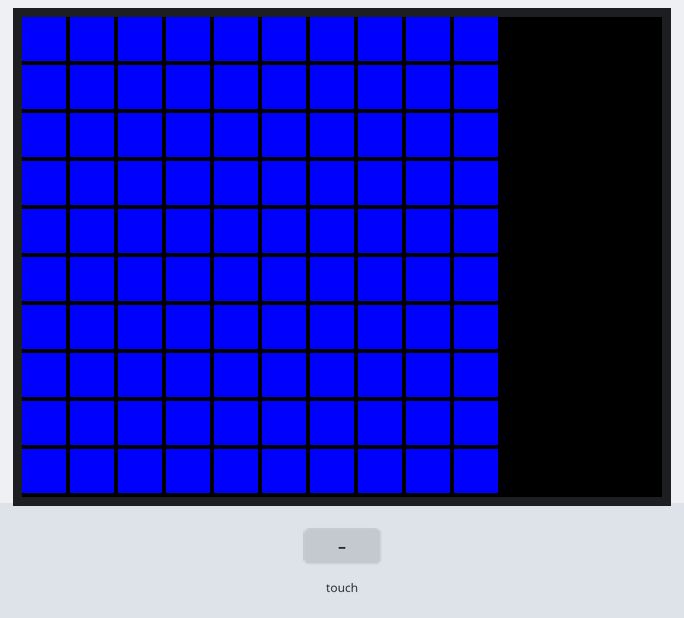
A sketch run on a simulated Arduino Uno, built with avr-gcc and run on an emulated ATmega328P. On the bench: 320×240 colour display. The test bench sets the inputs (shaded band). Random numbers use the default seed unless the sketch sets one; what the sketch prints to the serial monitor is not drawn.

Above: at 1.6 s.
1.7 s: touch panel pressed at 13 % / 10 % of its raw x / y range
At 2.3 s:
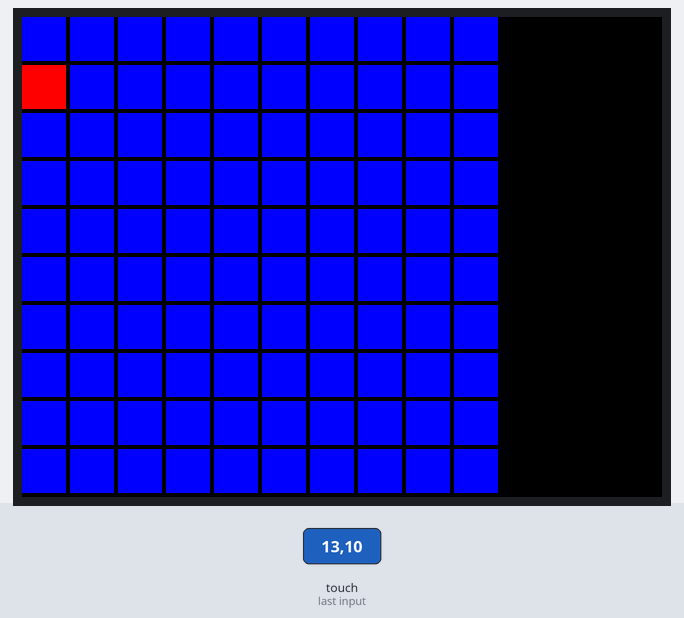
3.2 s: touch panel pressed at 38 % / 10 % of its raw x / y range
At 4.7 s:
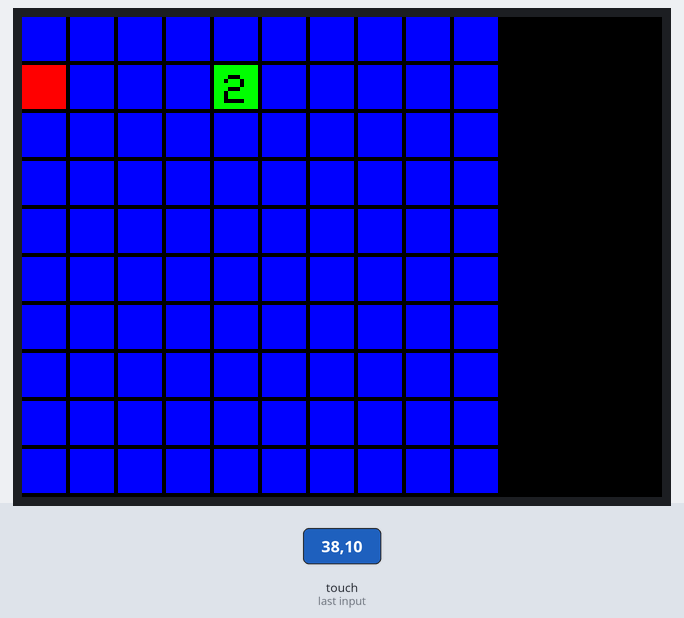
Timing chart, 0 to 6.2 s (numbered marks = the images above; inputs shaded):
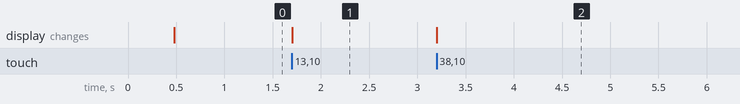

Measured:
- after the input at 1.7 s, the display: changes at once (image 1)
- after the input at 3.2 s, the display: changes at once (image 2)

The sketch:

Minesweeper.ino
```cpp
// Modified for SPFD5408 Library by Joao Lopes
 #include <SPFD5408_Adafruit_GFX.h>  // Core graphics library
 #include <SPFD5408_Adafruit_TFTLCD.h> // Hardware-specific library
 #include <SPFD5408_TouchScreen.h>
 #include <time.h>
 #include <avr/eeprom.h>
 // Pin assignments for the TFT touch screen
 #define YP  A1
 #define XM  A2
 #define YM  7
 #define XP  6
 // Calibrated values for the TFT touch screen
 #define TS_MINX  178
 #define TS_MINY  75
 #define TS_MAXX  931
 #define TS_MAXY  895
 // Instantiate the ts object
 TouchScreen ts = TouchScreen(XP, YP, XM, YM, 300);
 #define LCD_RD  A0
 #define LCD_WR  A1
 #define LCD_CD  A2
 #define LCD_CS  A3
 #define LCD_RESET A4
 // Instantiate the tft object
 Adafruit_TFTLCD tft(LCD_CS, LCD_CD, LCD_WR, LCD_RD, LCD_RESET);
 // Assign human-readable names to some common 16-bit color values:
 #define BLACK  0x0000
 #define BLUE  0x001F
 #define RED   0xF800
 #define GREEN  0x07E0
 #define CYAN  0x07FF
 #define MAGENTA 0xF81F
 #define YELLOW 0xFFE0
 #define WHITE  0xFFFF
 #define BOXSIZE   40
 #define PENRADIUS  3
 #define MINPRESSURE 10
 #define MAXPRESSURE 1000
 #define NR_MINES 20


int select[10][10] = {0, 0, 0, 0, 0, 0, 0, 0, 0, 0,
                      0, 0, 0, 0, 0, 0, 0, 0, 0, 0,
                      0, 0, 0, 0, 0, 0, 0, 0, 0, 0,
                      0, 0, 0, 0, 0, 0, 0, 0, 0, 0,
                      0, 0, 0, 0, 0, 0, 0, 0, 0, 0,
                      0, 0, 0, 0, 0, 0, 0, 0, 0, 0,
                      0, 0, 0, 0, 0, 0, 0, 0, 0, 0,
                      0, 0, 0, 0, 0, 0, 0, 0, 0, 0,
                      0, 0, 0, 0, 0, 0, 0, 0, 0, 0,
                      0, 0, 0, 0, 0, 0, 0, 0, 0, 0};

int mines[10][10] =  {0, 0, 0, 0, 0, 0, 0, 0, 0, 0,
                      0, 0, 0, 0, 0, 0, 0, 0, 0, 0,
                      0, 0, 0, 0, 0, 0, 0, 0, 0, 0,
                      0, 0, 0, 0, 0, 0, 0, 0, 0, 0,
                      0, 0, 0, 0, 0, 0, 0, 0, 0, 0,
                      0, 0, 0, 0, 0, 0, 0, 0, 0, 0,
                      0, 0, 0, 0, 0, 0, 0, 0, 0, 0,
                      0, 0, 0, 0, 0, 0, 0, 0, 0, 0,
                      0, 0, 0, 0, 0, 0, 0, 0, 0, 0,
                      0, 0, 0, 0, 0, 0, 0, 0, 0, 0};


int numbers[10][10] =  {0, 0, 0, 0, 0, 0, 0, 0, 0, 0,
                        0, 0, 0, 0, 0, 0, 0, 0, 0, 0,
                        0, 0, 0, 0, 0, 0, 0, 0, 0, 0,
                        0, 0, 0, 0, 0, 0, 0, 0, 0, 0,
                        0, 0, 0, 0, 0, 0, 0, 0, 0, 0,
                        0, 0, 0, 0, 0, 0, 0, 0, 0, 0,
                        0, 0, 0, 0, 0, 0, 0, 0, 0, 0,
                        0, 0, 0, 0, 0, 0, 0, 0, 0, 0,
                        0, 0, 0, 0, 0, 0, 0, 0, 0, 0,
                        0, 0, 0, 0, 0, 0, 0, 0, 0, 0};

int i = 0;
int j = 0;
int mines_nr = 0;
long randomNumber;

int cell;


 void setup() {
  Serial.begin(9600);
//  srand(generateRandomSeed());
  tft.reset();
  tft.begin(0x9341);
  tft.setRotation(1);
  tft.fillScreen(BLACK);
  layMines();
  getNumbers();
  randomNumber = rand();
//  uint32_t rando = generateRandomSeed();
  Serial.print("Rand =");
  Serial.print("\n");
  Serial.print(randomNumber);
  Serial.print("\n");


  for (i = 0; i < 240; i += 24) {
    for (j = 0; j < 240; j += 24) {
      tft.fillRect(i, j, 22, 22, BLUE);
    }
  }
 }

uint32_t generateRandomSeed()
{
  uint8_t  seedBitValue  = 0;
  uint8_t  seedByteValue = 0;
  uint32_t seedWordValue = 0;

  for (uint8_t wordShift = 0; wordShift < 4; wordShift++)     // 4 bytes in a 32 bit word
  {
    for (uint8_t byteShift = 0; byteShift < 8; byteShift++)   // 8 bits in a byte
    {
      for (uint8_t bitSum = 0; bitSum <= 8; bitSum++)         // 8 samples of analog pin
      {
        seedBitValue = seedBitValue + (analogRead(11) & 0x01);                // Flip the coin eight times, adding the results together
      }
      delay(1);                                                                    // Delay a single millisecond to allow the pin to fluctuate
      seedByteValue = seedByteValue | ((seedBitValue & 0x01) << byteShift);        // Build a stack of eight flipped coins
      seedBitValue = 0;                                                            // Clear out the previous coin value
    }
    seedWordValue = seedWordValue | (uint32_t)seedByteValue << (8 * wordShift);    // Build a stack of four sets of 8 coins (shifting right creates a larger number so cast to 32bit)
    seedByteValue = 0;                                                             // Clear out the previous stack value
  }
  return (seedWordValue);

}

void layMines() {
  do {
    do {
      i = rand()%10;
      j = rand()%10;
   }
    while(mines[i][j] != 0);
    mines[i][j] = 1;
    mines_nr++;
   }
   while(mines_nr < NR_MINES+1);

   Serial.print("Mines");
   Serial.print("\n");
   for (i = 0; i < 10; i++) {
    for (j = 0; j < 10; j++) {
      Serial.print(mines[i][j]);
    }
    Serial.print("\n");
   }
}

void setNonCorner(int x, int y) {
  if(!mines[x-1][y-1])
    numbers[x-1][y-1]++;
  if(!mines[x][y-1])
    numbers[x][y-1]++;
  if(!mines[x+1][y-1])
    numbers[x+1][y-1]++;
  if(!mines[x-1][y])
    numbers[x-1][y]++;
  if(!mines[x+1][y])
    numbers[x+1][y]++;
  if(!mines[x-1][y+1])
    numbers[x-1][y+1]++;
  if(!mines[x][y+1])
    numbers[x][y+1]++;
  if(!mines[x+1][y+1])
    numbers[x+1][y+1]++;
}

//void setNonCorner(int x, int y) {
////  if(!mines[x-1][y-1])
//    numbers[x-1][y-1]++;
////  if(!mines[x][y-1])
//    numbers[x][y-1]++;
////  if(!mines[x+1][y-1])
//    numbers[x+1][y-1]++;
////  if(!mines[x-1][y])
//    numbers[x-1][y]++;
////  if(!mines[x+1][y])
//    numbers[x+1][y]++;
////  if(!mines[x-1][y+1])
//    numbers[x-1][y+1]++;
////  if(!mines[x][y+1])
//    numbers[x][y+1]++;
////  if(!mines[x+1][y+1])
//    numbers[x+1][y+1]++;
//}

void setTop(int x) {
  if(!mines[x-1][0])
    numbers[x-1][0]++;
  if(!mines[x+1][0])
    numbers[x+1][0]++;
  if(!mines[x-1][1])
    numbers[x-1][1]++;
  if(!mines[x][1])
    numbers[x][1]++;
  if(!mines[x+1][1])
    numbers[x+1][1]++;
}

//void setTop(int x) {
////  if(!mines[x-1][0])
//    numbers[x-1][0]++;
////  if(!mines[x+1][0])
//    numbers[x+1][0]++;
////  if(!mines[x-1][1])
//    numbers[x-1][1]++;
////  if(!mines[x][1])
//    numbers[x][1]++;
////  if(!mines[x+1][1])
//    numbers[x+1][1]++;
//}

void setBot(int x) {
  if(!mines[x-1][9])
    numbers[x-1][9]++;
  if(!mines[x+1][9])
    numbers[x+1][9]++;
  if(!mines[x-1][8])
    numbers[x-1][8]++;
  if(!mines[x][8])
    numbers[x][8]++;
  if(!mines[x+1][8])
    numbers[x+1][8]++;
}

//void setBot(int x) {
////  if(!mines[x-1][9])
//    numbers[x-1][9]++;
////  if(!mines[x+1][9])
//    numbers[x+1][9]++;
////  if(!mines[x-1][8])
//    numbers[x-1][8]++;
////  if(!mines[x][8])
//    numbers[x][8]++;
////  if(!mines[x+1][8])
//    numbers[x+1][8]++;
//}

void setLeft(int y) {
  if(!mines[0][y-1])
    numbers[0][y-1]++;
  if(!mines[1][y-1])
    numbers[1][y-1]++;
  if(!mines[1][y])
    numbers[1][y]++;
  if(!mines[0][y+1])
    numbers[0][y+1]++;
  if(!mines[1][y+1])
    numbers[1][y+1]++;
}

//void setLeft(int y) {
////  if(!mines[0][y-1])
//    numbers[0][y-1]++;
////  if(!mines[1][y-1])
//    numbers[1][y-1]++;
////  if(!mines[1][y])
//    numbers[1][y]++;
////  if(!mines[0][y+1])
//    numbers[0][y+1]++;
////  if(!mines[1][y+1])
//    numbers[1][y+1]++;
//}

void setRight(int y) {
  if(!mines[9][y-1])
    numbers[9][y-1]++;
  if(!mines[8][y-1])
    numbers[8][y-1]++;
  if(!mines[8][y])
    numbers[8][y]++;
  if(!mines[8][y-1])
    numbers[8][y-1]++;
  if(!mines[9][y-1])
    numbers[9][y-1]++;
}

//void setRight(int y) {
////  if(!mines[9][y-1])
//    numbers[9][y-1]++;
////  if(!mines[8][y-1])
//    numbers[8][y-1]++;
////  if(!mines[8][y])
//    numbers[8][y]++;
////  if(!mines[8][y-1])
//    numbers[8][y-1]++;
////  if(!mines[9][y-1])
//    numbers[9][y-1]++;
//}


void getNumbers() {
  for (i = 1; i < 9; i++) {
    for (j = 1; j < 9; j++) {
      if (mines[i][j])
        setNonCorner(i, j);
    }
  }

  for (i = 1; i < 9; i++) {
    if (mines[i][0]) {
      setTop(i);
    }
    if (mines[i][9]) {
      setBot(i);
    }
  }

  for (j = 1; j < 9; j++) {
    if (mines[0][j]) {
      setLeft(j);
    }
    if (mines[9][j]) {
      setRight(j);
    }
  }

  if (mines[0][0]) {
    numbers[0][1]++;
    numbers[1][0]++;
    numbers[1][1]++;
  }
  if (mines[0][9]) {
    numbers[1][9]++;
    numbers[1][8]++;
    numbers[0][8]++;
  }
  if (mines[9][0]) {
    numbers[8][0]++;
    numbers[8][1]++;
    numbers[9][1]++;
  }
  if (mines[9][9]) {
    numbers[8][9]++;
    numbers[8][8]++;
    numbers[9][8]++;
  }
  Serial.print("Numbers");
  Serial.print("\n");
  for (i = 0; i < 10; i++) {
    for (j = 0; j < 10; j++) {
      Serial.print(numbers[i][j]);
    }
    Serial.print("\n");
  }
}

int getSquare(int x, int y) {
  if ((x >= 0 && x <=240) && (y >=0 && y <=240)) {
    int row, column;
    row = x / 24;
    column = y / 24;
    Serial.print("row = ");
    Serial.println(row);
    Serial.print("column = ");
    Serial.println(column);
    Serial.print("x = ");
    Serial.println(x);
    Serial.print("y = ");
    Serial.println(y);
    return row*10 + column;
  }
  else return -1;
}

void selectCell(int cell) {
  int cellX = getX(cell);
  int cellY = getY(cell);

  if (select[cellX][cellY] == 0)
    select[cellX][cellY] = 1;

  for (i = 0; i < 240; i += 24) {
    for (j = 0; j < 240; j += 24) {
      if (select[cellX][cellY] == 0)
        tft.fillRect(i, j, 22, 22, BLUE);
    }
  }

  for (i = 0; i < 10; i++) {
    for (j = 0; j < 10; j++) {
      if (select[i][j] == 1) {
        if (mines[i][j] == 1) {
          tft.fillRect(i * 24, j * 24, 22, 22, RED);
          }
          else {
            tft.fillRect(i * 24, j * 24, 22, 22, GREEN);
    //        tft.setRotation(0);
            tft.setTextColor(BLACK);
            tft.setTextSize(2);
            tft.setCursor(i * 24+5, j * 24+5);
            tft.println(numbers[i][j]);
    //        tft.setRotation(1);
          }
      }
    }
  }


}

int getX(int n) {
  return n/10;
}
int getY(int n) {
  return n%10;
}

 void drawButtons() {
  tft.setTextColor(BLACK);
  tft.setTextSize(2);
  tft.setCursor(240, 240);
  tft.println("reset");
 }


 void loop() {
//  tft.setRotation(1);
  // Get the touch points
  TSPoint p = ts.getPoint();
  // Restore the mode
  pinMode(XM, OUTPUT);
  pinMode(YP, OUTPUT);
  if (p.z > MINPRESSURE && p.z < MAXPRESSURE) {
   p.x = map(p.x, TS_MINX, TS_MAXX, 0, tft.width());
   p.y = map(p.y, TS_MINY, TS_MAXY, 0, tft.height());


  cell = getSquare(p.x, p.y);
  if (cell == -1) {
    Serial.print("x = ");
    Serial.println(p.x);
    Serial.print("y = ");
    Serial.println(p.y);
    if (p.x > 260)
      Serial.print("reset");
  }

  selectCell(cell);

  Serial.println(cell);
  cell = 0;

  delay(300);
  }
  drawButtons();
 }
```
